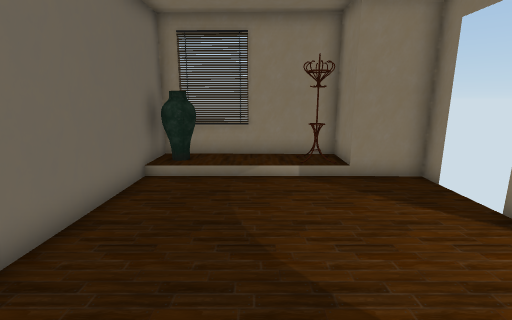
[1] (above)

14 first-person views from a walk through a Unity game level. The camera is 1.2 m above the floor, tilts 12° down and sees 85° across. The floor is counted in squares, 0.5 m on a side. Each view is taken from the middle of a square. On the plan, view 1 faces up. The plan holds only what a view shows up to about 18 squares ahead; the rest is blank. The player character is not drawn. Door leaves are left out, so doorways stand open.

[2]
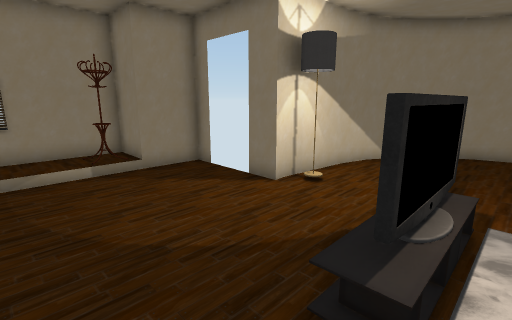

[3]
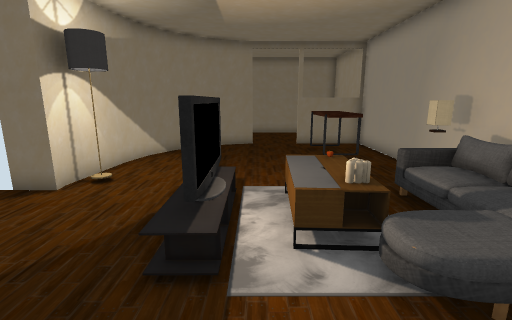

[4]
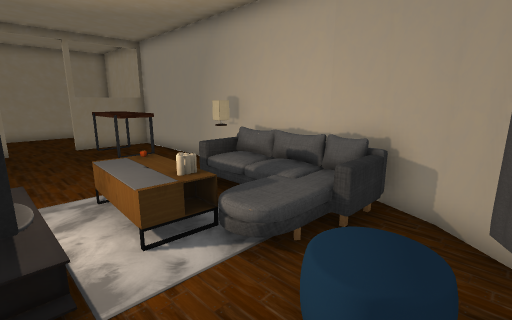

[5]
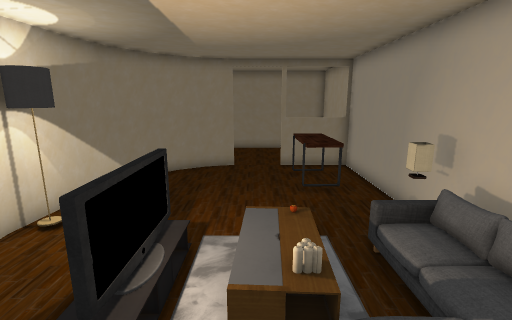

[6]
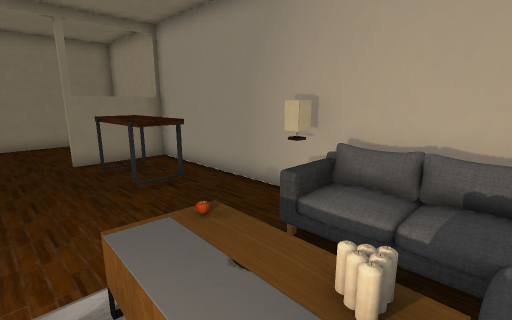

[7]
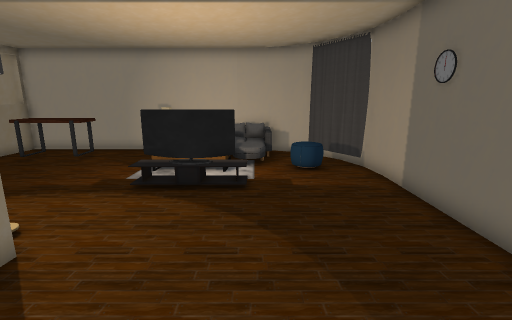

[8]
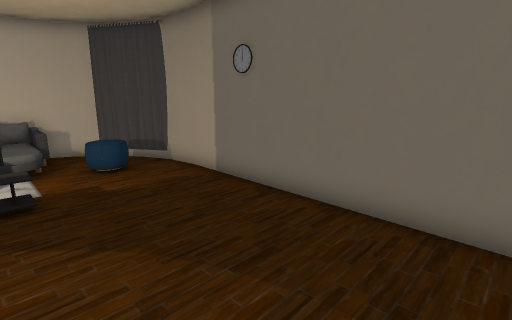

[9]
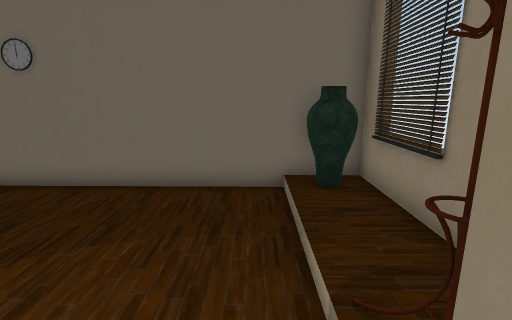

[10]
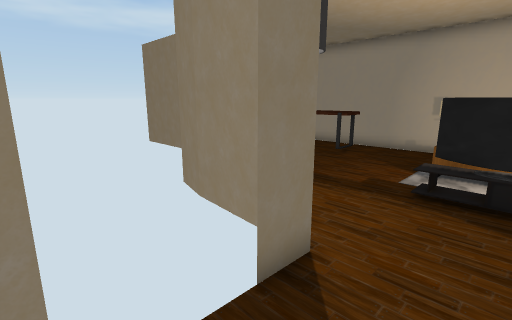

[11]
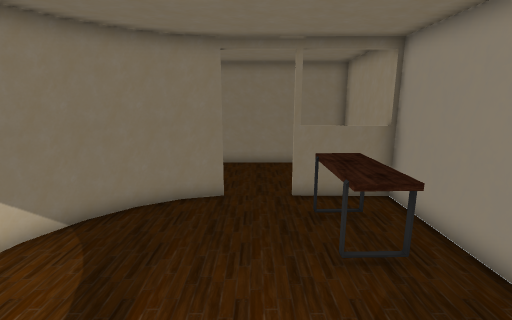

[12]
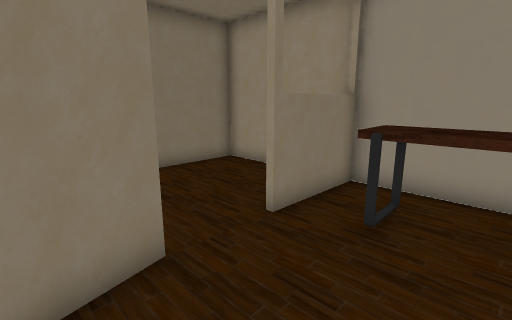

[13]
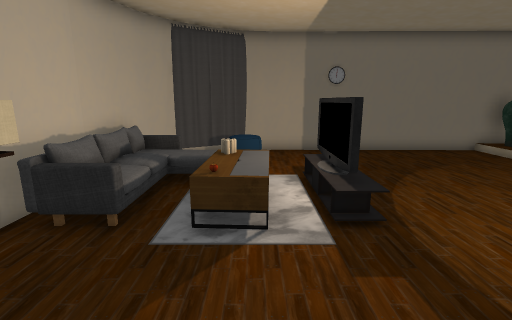

[14]
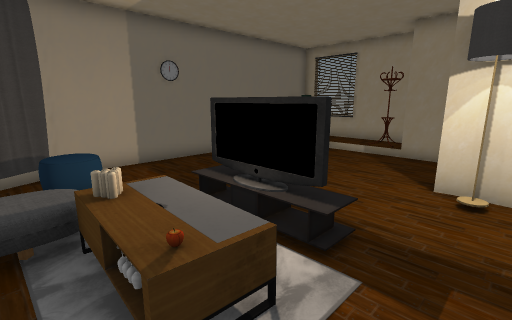

### Floor plan
Key: @ floor where view 1 was taken; # wall or solid block; x gap in a wall; . main floor; : floor 0.25 m higher than the main floor; + floor 0.5 m higher than the main floor; * floor 0.75 m higher than the main floor; / step, stairs or slope; D open door; A vase; L lamp; T TV; C carpet; N candle; B table; S sofa; O other object.
Columns run from 4 left of view 1 to 19 right of it. Each row starts with its distance up from view 1.
 11 ##O x###
 10 #AA::/O#
  9 #AA///O###
  8 # .......x
  7 #........D
  6 #........D
  5 #........####
  4 #.........LL####
  3 #.........L....##
  2 #...............##
  1 #................#######
  0 #...@.TTTT....... #   .#
 -1 #.................DDD..#
 -2 # ///.  + ........DDD..#
 -3 #O /.CCNOO........DDD..#
 -4  OO..+/..C...BBBB.#....#
 -5   # S+//++...BBBB.#....#
 -6   ##SS  *+L.......#....#
 -7    #####################

Where each view was taken, in squares from view 1:
view 1: 0 up, 0 right, facing up
view 2: 1 down, 1 left, facing up-right
view 3: 1 down, 2 left, facing right
view 4: 0 up, 2 left, facing down-right
view 5: 2 down, 1 left, facing right
view 6: 1 down, 2 right, facing down-right
view 7: 9 up, 1 right, facing down
view 8: 8 up, 2 right, facing down-left
view 9: 8 up, 4 right, facing left
view 10: 8 up, 3 right, facing down-right
view 11: 2 down, 4 right, facing right
view 12: 1 up, 10 right, facing down-right
view 13: 2 down, 10 right, facing left
view 14: 4 down, 7 right, facing up-left
